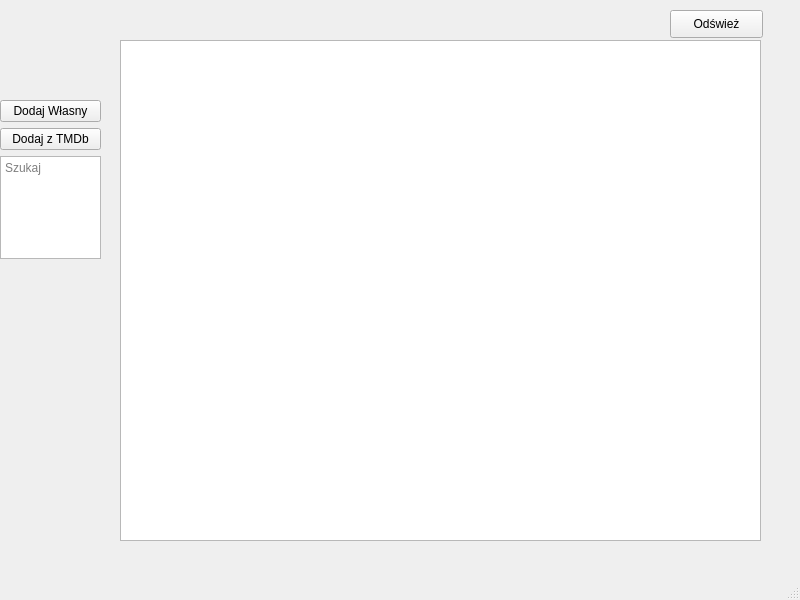
<?xml version="1.0" encoding="UTF-8"?>
<ui version="4.0">
 <class>MainWindow</class>
 <widget class="QMainWindow" name="MainWindow">
  <property name="geometry">
   <rect>
    <x>0</x>
    <y>0</y>
    <width>800</width>
    <height>600</height>
   </rect>
  </property>
  <property name="windowTitle">
   <string>MainWindow</string>
  </property>
  <widget class="QWidget" name="centralwidget">
   <widget class="QWidget" name="verticalLayoutWidget">
    <property name="geometry">
     <rect>
      <x>120</x>
      <y>40</y>
      <width>641</width>
      <height>501</height>
     </rect>
    </property>
    <layout class="QVBoxLayout" name="verticalLayout">
     <property name="spacing">
      <number>0</number>
     </property>
     <property name="sizeConstraint">
      <enum>QLayout::SetDefaultConstraint</enum>
     </property>
     <item>
      <widget class="QListView" name="listView"/>
     </item>
    </layout>
   </widget>
   <widget class="QWidget" name="layoutWidget">
    <property name="geometry">
     <rect>
      <x>0</x>
      <y>100</y>
      <width>101</width>
      <height>159</height>
     </rect>
    </property>
    <layout class="QVBoxLayout" name="verticalLayout_2">
     <item>
      <widget class="QPushButton" name="pushButton">
       <property name="text">
        <string>Dodaj Własny</string>
       </property>
      </widget>
     </item>
     <item>
      <widget class="QPushButton" name="pushButton_tmdb">
       <property name="text">
        <string>Dodaj z TMDb</string>
       </property>
      </widget>
     </item>
     <item>
      <widget class="QTextEdit" name="textEdit">
       <property name="toolTipDuration">
        <number>0</number>
       </property>
       <property name="documentTitle">
        <string/>
       </property>
       <property name="placeholderText">
        <string>Szukaj</string>
       </property>
      </widget>
     </item>
    </layout>
   </widget>
   <widget class="QPushButton" name="pushButton_3">
    <property name="geometry">
     <rect>
      <x>670</x>
      <y>10</y>
      <width>93</width>
      <height>28</height>
     </rect>
    </property>
    <property name="text">
     <string>Odśwież</string>
    </property>
   </widget>
  </widget>
  <widget class="QMenuBar" name="menubar">
   <property name="geometry">
    <rect>
     <x>0</x>
     <y>0</y>
     <width>800</width>
     <height>26</height>
    </rect>
   </property>
  </widget>
  <widget class="QStatusBar" name="statusbar"/>
 </widget>
 <resources/>
 <connections/>
</ui>
